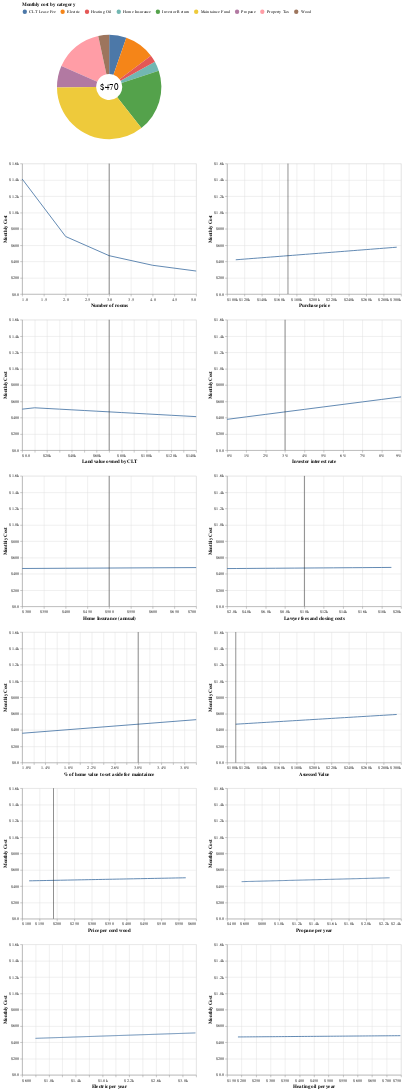

The cell this chart's notebook holds for it:
### Code cell
TAX_RATE = 2.32
ROBBIE_PROPANE = 1135
ROBBIE_ELECTRIC = 1598
ROBBIE_HEATING_OIL = 375

generate_plot(
    lambda property_cost, interest_rate, insurance, lawyer_fees, clt_value, assessed_value, cords_wood, price_per_cord, percent_maintaince, rooms, propane, electric, oil: {
        "Home Insurance": insurance / 12 / rooms,
        "Investor Return": property_cost * interest_rate / 12 / rooms + lawyer_fees * interest_rate / 12 / rooms - clt_value * interest_rate / 12 / rooms,
        "CLT Lease Fee": alt.expr.if_(clt_value <= 0, 0, 75 / rooms),
        "Property Tax": assessed_value * TAX_RATE / 100 / 12 / rooms,
        "Wood": cords_wood *  price_per_cord / 12 / rooms,
        "Propane": propane / 12 / rooms,
        "Electric": electric / 12 / rooms,
        "Heating Oil": oil / 12 / rooms,
        "Maintaince Fund": percent_maintaince * 200 * 1000 / 12 / rooms,
    },
    rooms=Variable("Number of rooms", 1, 6, 1, 3, '#', hidden=False),
    property_cost=Variable("Purchase price", 110 * 1000, 300 * 1000, 5 * 1000, 170 * 1000, '$'),
    clt_value=Variable("Land value owned by CLT", 0, 150 * 1000, 10000, 70 * 1000, '$'),
    interest_rate=Variable("Investor interest rate", 0, 0.10, 0.01, 0.03, '%'),
    insurance=Variable("Home Insurance (annual)", 300, 800, 100, 500, '$', hidden=False),
    lawyer_fees=Variable("Lawyer fees and closing costs", 2000, 20000, 1000, 10000, '$', hidden=False),
    percent_maintaince=Variable("% of home value to set aside for maintaince", 0.01, 0.05, 0.01, 0.03, '%', hidden=False),
    assessed_value=Variable("Assessed Value", 110 * 1000, 300 * 1000, 5 * 1000, 110 * 1000, '$', hidden=False),
    cords_wood=Variable("Cords of wood per year", 2, 4, 1, 3, '#', hidden=True),
    price_per_cord=Variable("Price per cord wood", 120, 580, 10, 190, '$', hidden=False),
    propane=Variable("Propane per year", ROBBIE_PROPANE * 0.5, ROBBIE_PROPANE * 2, 10, ROBBIE_PROPANE, '$'),
    electric=Variable("Electric per year", ROBBIE_ELECTRIC * 0.5, ROBBIE_ELECTRIC * 2, 10, ROBBIE_ELECTRIC, '$'),
    oil=Variable("Heating oil per year", ROBBIE_HEATING_OIL * 0.5, ROBBIE_HEATING_OIL * 2, 10, ROBBIE_HEATING_OIL, '$')
)

### Figure 1 — Vega-Lite specification as saved in the notebook (floating-point values rounded to 4 significant figures)
{"config": {"view": {"continuousWidth": 400, "continuousHeight": 300}}, "vconcat": [{"layer": [{"mark": {"type": "arc", "innerRadius": 30, "outerRadius": 120}, "encoding": {"color": {"field": "category", "legend": {"orient": "top", "title": "Monthly cost by category"}, "type": "nominal"}, "theta": {"field": "cost", "stack": true, "type": "quantitative"}, "tooltip": [{"field": "category", "type": "nominal"}, {"field": "cost", "type": "quantitative"}]}, "transform": [{"calculate": "if((datum.category === 'Maintaince Fund'),((((selector347.percent_maintaince * 200) * 1000) / 12) / selector341.rooms),if((datum.category === 'Heating Oil'),((selector353.oil / 12) / selector341.rooms),if((datum.category === 'Electric'),((selector352.electric / 12) / selector341.rooms),if((datum.category === 'Propane'),((selector351.propane / 12) / selector341.rooms),if((datum.category === 'Wood'),(((3 * selector350.price_per_cord) / 12) / selector341.rooms),if((datum.category === 'Property Tax'),((((selector348.assessed_value * 2.32) / 100) / 12) / selector341.rooms),if((datum.category === 'CLT Lease Fee'),if((selector343.clt_value <= 0),0,(75 / selector341.rooms)),if((datum.category === 'Investor Return'),(((((selector342.property_cost * selector344.interest_rate) / 12) / selector341.rooms) + (((selector346.lawyer_fees * selector344.interest_rate) / 12) / selector341.rooms)) - (((selector343.clt_value * selector344.interest_rate) / 12) / selector341.rooms)),if((datum.category === 'Home Insurance'),((selector345.insurance / 12) / selector341.rooms),null)))))))))", "as": "cost"}]}, {"mark": {"type": "text", "radius": 0, "size": 20}, "encoding": {"text": {"aggregate": "sum", "field": "cost", "format": "$.2s", "type": "quantitative"}}, "transform": [{"calculate": "if((datum.category === 'Maintaince Fund'),((((selector347.percent_maintaince * 200) * 1000) / 12) / selector341.rooms),if((datum.category === 'Heating Oil'),((selector353.oil / 12) / selector341.rooms),if((datum.category === 'Electric'),((selector352.electric / 12) / selector341.rooms),if((datum.category === 'Propane'),((selector351.propane / 12) / selector341.rooms),if((datum.category === 'Wood'),(((3 * selector350.price_per_cord) / 12) / selector341.rooms),if((datum.category === 'Property Tax'),((((selector348.assessed_value * 2.32) / 100) / 12) / selector341.rooms),if((datum.category === 'CLT Lease Fee'),if((selector343.clt_value <= 0),0,(75 / selector341.rooms)),if((datum.category === 'Investor Return'),(((((selector342.property_cost * selector344.interest_rate) / 12) / selector341.rooms) + (((selector346.lawyer_fees * selector344.interest_rate) / 12) / selector341.rooms)) - (((selector343.clt_value * selector344.interest_rate) / 12) / selector341.rooms)),if((datum.category === 'Home Insurance'),((selector345.insurance / 12) / selector341.rooms),null)))))))))", "as": "cost"}]}], "data": {"name": "data-6595fdf6caaa0bb4e826baa5f228a97b"}}, {"concat": [{"layer": [{"mark": "line", "encoding": {"x": {"axis": {"format": "s", "title": "Number of rooms"}, "field": "rooms", "type": "quantitative"}, "y": {"axis": {"format": "$.2s", "title": "Monthly Cost"}, "field": "monthly_cost", "type": "quantitative"}}, "transform": [{"calculate": "(((((((((0 + ((selector345.insurance / 12) / datum.rooms)) + (((((selector342.property_cost * selector344.interest_rate) / 12) / datum.rooms) + (((selector346.lawyer_fees * selector344.interest_rate) / 12) / datum.rooms)) - (((selector343.clt_value * selector344.interest_rate) / 12) / datum.rooms))) + if((selector343.clt_value <= 0),0,(75 / datum.rooms))) + ((((selector348.assessed_value * 2.32) / 100) / 12) / datum.rooms)) + (((3 * selector350.price_per_cord) / 12) / datum.rooms)) + ((selector351.propane / 12) / datum.rooms)) + ((selector352.electric / 12) / datum.rooms)) + ((selector353.oil / 12) / datum.rooms)) + ((((selector347.percent_maintaince * 200) * 1000) / 12) / datum.rooms))", "as": "monthly_cost"}]}, {"mark": "point", "encoding": {"opacity": {"value": 0}, "x": {"field": "rooms", "type": "quantitative"}}, "selection": {"selector341": {"type": "single", "on": "mouseover", "nearest": true, "fields": ["rooms"], "init": {"rooms": 3}}}}, {"mark": "rule", "encoding": {"x": {"field": "rooms", "type": "quantitative"}}, "transform": [{"filter": {"selection": "selector341"}}]}], "data": {"sequence": {"start": 1, "stop": 6, "step": 1, "as": "rooms"}}}, {"layer": [{"mark": "line", "encoding": {"x": {"axis": {"format": "$.2s", "title": "Purchase price"}, "field": "property_cost", "type": "quantitative"}, "y": {"axis": {"format": "$.2s", "title": "Monthly Cost"}, "field": "monthly_cost", "type": "quantitative"}}, "transform": [{"calculate": "(((((((((0 + ((selector345.insurance / 12) / selector341.rooms)) + (((((datum.property_cost * selector344.interest_rate) / 12) / selector341.rooms) + (((selector346.lawyer_fees * selector344.interest_rate) / 12) / selector341.rooms)) - (((selector343.clt_value * selector344.interest_rate) / 12) / selector341.rooms))) + if((selector343.clt_value <= 0),0,(75 / selector341.rooms))) + ((((selector348.assessed_value * 2.32) / 100) / 12) / selector341.rooms)) + (((3 * selector350.price_per_cord) / 12) / selector341.rooms)) + ((selector351.propane / 12) / selector341.rooms)) + ((selector352.electric / 12) / selector341.rooms)) + ((selector353.oil / 12) / selector341.rooms)) + ((((selector347.percent_maintaince * 200) * 1000) / 12) / selector341.rooms))", "as": "monthly_cost"}]}, {"mark": "point", "encoding": {"opacity": {"value": 0}, "x": {"field": "property_cost", "type": "quantitative"}}, "selection": {"selector342": {"type": "single", "on": "mouseover", "nearest": true, "fields": ["property_cost"], "init": {"property_cost": 170000}}}}, {"mark": "rule", "encoding": {"x": {"field": "property_cost", "type": "quantitative"}}, "transform": [{"filter": {"selection": "selector342"}}]}], "data": {"sequence": {"start": 110000, "stop": 300000, "step": 5000, "as": "property_cost"}}}, {"layer": [{"mark": "line", "encoding": {"x": {"axis": {"format": "$.2s", "title": "Land value owned by CLT"}, "field": "clt_value", "type": "quantitative"}, "y": {"axis": {"format": "$.2s", "title": "Monthly Cost"}, "field": "monthly_cost", "type": "quantitative"}}, "transform": [{"calculate": "(((((((((0 + ((selector345.insurance / 12) / selector341.rooms)) + (((((selector342.property_cost * selector344.interest_rate) / 12) / selector341.rooms) + (((selector346.lawyer_fees * selector344.interest_rate) / 12) / selector341.rooms)) - (((datum.clt_value * selector344.interest_rate) / 12) / selector341.rooms))) + if((datum.clt_value <= 0),0,(75 / selector341.rooms))) + ((((selector348.assessed_value * 2.32) / 100) / 12) / selector341.rooms)) + (((3 * selector350.price_per_cord) / 12) / selector341.rooms)) + ((selector351.propane / 12) / selector341.rooms)) + ((selector352.electric / 12) / selector341.rooms)) + ((selector353.oil / 12) / selector341.rooms)) + ((((selector347.percent_maintaince * 200) * 1000) / 12) / selector341.rooms))", "as": "monthly_cost"}]}, {"mark": "point", "encoding": {"opacity": {"value": 0}, "x": {"field": "clt_value", "type": "quantitative"}}, "selection": {"selector343": {"type": "single", "on": "mouseover", "nearest": true, "fields": ["clt_value"], "init": {"clt_value": 70000}}}}, {"mark": "rule", "encoding": {"x": {"field": "clt_value", "type": "quantitative"}}, "transform": [{"filter": {"selection": "selector343"}}]}], "data": {"sequence": {"start": 0, "stop": 150000, "step": 10000, "as": "clt_value"}}}, {"layer": [{"mark": "line", "encoding": {"x": {"axis": {"format": "%", "title": "Investor interest rate"}, "field": "interest_rate", "type": "quantitative"}, "y": {"axis": {"format": "$.2s", "title": "Monthly Cost"}, "field": "monthly_cost", "type": "quantitative"}}, "transform": [{"calculate": "(((((((((0 + ((selector345.insurance / 12) / selector341.rooms)) + (((((selector342.property_cost * datum.interest_rate) / 12) / selector341.rooms) + (((selector346.lawyer_fees * datum.interest_rate) / 12) / selector341.rooms)) - (((selector343.clt_value * datum.interest_rate) / 12) / selector341.rooms))) + if((selector343.clt_value <= 0),0,(75 / selector341.rooms))) + ((((selector348.assessed_value * 2.32) / 100) / 12) / selector341.rooms)) + (((3 * selector350.price_per_cord) / 12) / selector341.rooms)) + ((selector351.propane / 12) / selector341.rooms)) + ((selector352.electric / 12) / selector341.rooms)) + ((selector353.oil / 12) / selector341.rooms)) + ((((selector347.percent_maintaince * 200) * 1000) / 12) / selector341.rooms))", "as": "monthly_cost"}]}, {"mark": "point", "encoding": {"opacity": {"value": 0}, "x": {"field": "interest_rate", "type": "quantitative"}}, "selection": {"selector344": {"type": "single", "on": "mouseover", "nearest": true, "fields": ["interest_rate"], "init": {"interest_rate": 0.03}}}}, {"mark": "rule", "encoding": {"x": {"field": "interest_rate", "type": "quantitative"}}, "transform": [{"filter": {"selection": "selector344"}}]}], "data": {"sequence": {"start": 0, "stop": 0.1, "step": 0.01, "as": "interest_rate"}}}, {"layer": [{"mark": "line", "encoding": {"x": {"axis": {"format": "$.2s", "title": "Home Insurance (annual)"}, "field": "insurance", "type": "quantitative"}, "y": {"axis": {"format": "$.2s", "title": "Monthly Cost"}, "field": "monthly_cost", "type": "quantitative"}}, "transform": [{"calculate": "(((((((((0 + ((datum.insurance / 12) / selector341.rooms)) + (((((selector342.property_cost * selector344.interest_rate) / 12) / selector341.rooms) + (((selector346.lawyer_fees * selector344.interest_rate) / 12) / selector341.rooms)) - (((selector343.clt_value * selector344.interest_rate) / 12) / selector341.rooms))) + if((selector343.clt_value <= 0),0,(75 / selector341.rooms))) + ((((selector348.assessed_value * 2.32) / 100) / 12) / selector341.rooms)) + (((3 * selector350.price_per_cord) / 12) / selector341.rooms)) + ((selector351.propane / 12) / selector341.rooms)) + ((selector352.electric / 12) / selector341.rooms)) + ((selector353.oil / 12) / selector341.rooms)) + ((((selector347.percent_maintaince * 200) * 1000) / 12) / selector341.rooms))", "as": "monthly_cost"}]}, {"mark": "point", "encoding": {"opacity": {"value": 0}, "x": {"field": "insurance", "type": "quantitative"}}, "selection": {"selector345": {"type": "single", "on": "mouseover", "nearest": true, "fields": ["insurance"], "init": {"insurance": 500}}}}, {"mark": "rule", "encoding": {"x": {"field": "insurance", "type": "quantitative"}}, "transform": [{"filter": {"selection": "selector345"}}]}], "data": {"sequence": {"start": 300, "stop": 800, "step": 100, "as": "insurance"}}}, {"layer": [{"mark": "line", "encoding": {"x": {"axis": {"format": "$.2s", "title": "Lawyer fees and closing costs"}, "field": "lawyer_fees", "type": "quantitative"}, "y": {"axis": {"format": "$.2s", "title": "Monthly Cost"}, "field": "monthly_cost", "type": "quantitative"}}, "transform": [{"calculate": "(((((((((0 + ((selector345.insurance / 12) / selector341.rooms)) + (((((selector342.property_cost * selector344.interest_rate) / 12) / selector341.rooms) + (((datum.lawyer_fees * selector344.interest_rate) / 12) / selector341.rooms)) - (((selector343.clt_value * selector344.interest_rate) / 12) / selector341.rooms))) + if((selector343.clt_value <= 0),0,(75 / selector341.rooms))) + ((((selector348.assessed_value * 2.32) / 100) / 12) / selector341.rooms)) + (((3 * selector350.price_per_cord) / 12) / selector341.rooms)) + ((selector351.propane / 12) / selector341.rooms)) + ((selector352.electric / 12) / selector341.rooms)) + ((selector353.oil / 12) / selector341.rooms)) + ((((selector347.percent_maintaince * 200) * 1000) / 12) / selector341.rooms))", "as": "monthly_cost"}]}, {"mark": "point", "encoding": {"opacity": {"value": 0}, "x": {"field": "lawyer_fees", "type": "quantitative"}}, "selection": {"selector346": {"type": "single", "on": "mouseover", "nearest": true, "fields": ["lawyer_fees"], "init": {"lawyer_fees": 10000}}}}, {"mark": "rule", "encoding": {"x": {"field": "lawyer_fees", "type": "quantitative"}}, "transform": [{"filter": {"selection": "selector346"}}]}], "data": {"sequence": {"start": 2000, "stop": 20000, "step": 1000, "as": "lawyer_fees"}}}, {"layer": [{"mark": "line", "encoding": {"x": {"axis": {"format": "%", "title": "% of home value to set aside for maintaince"}, "field": "percent_maintaince", "type": "quantitative"}, "y": {"axis": {"format": "$.2s", "title": "Monthly Cost"}, "field": "monthly_cost", "type": "quantitative"}}, "transform": [{"calculate": "(((((((((0 + ((selector345.insurance / 12) / selector341.rooms)) + (((((selector342.property_cost * selector344.interest_rate) / 12) / selector341.rooms) + (((selector346.lawyer_fees * selector344.interest_rate) / 12) / selector341.rooms)) - (((selector343.clt_value * selector344.interest_rate) / 12) / selector341.rooms))) + if((selector343.clt_value <= 0),0,(75 / selector341.rooms))) + ((((selector348.assessed_value * 2.32) / 100) / 12) / selector341.rooms)) + (((3 * selector350.price_per_cord) / 12) / selector341.rooms)) + ((selector351.propane / 12) / selector341.rooms)) + ((selector352.electric / 12) / selector341.rooms)) + ((selector353.oil / 12) / selector341.rooms)) + ((((datum.percent_maintaince * 200) * 1000) / 12) / selector341.rooms))", "as": "monthly_cost"}]}, {"mark": "point", "encoding": {"opacity": {"value": 0}, "x": {"field": "percent_maintaince", "type": "quantitative"}}, "selection": {"selector347": {"type": "single", "on": "mouseover", "nearest": true, "fields": ["percent_maintaince"], "init": {"percent_maintaince": 0.03}}}}, {"mark": "rule", "encoding": {"x": {"field": "percent_maintaince", "type": "quantitative"}}, "transform": [{"filter": {"selection": "selector347"}}]}], "data": {"sequence": {"start": 0.01, "stop": 0.05, "step": 0.01, "as": "percent_maintaince"}}}, {"layer": [{"mark": "line", "encoding": {"x": {"axis": {"format": "$.2s", "title": "Assessed Value"}, "field": "assessed_value", "type": "quantitative"}, "y": {"axis": {"format": "$.2s", "title": "Monthly Cost"}, "field": "monthly_cost", "type": "quantitative"}}, "transform": [{"calculate": "(((((((((0 + ((selector345.insurance / 12) / selector341.rooms)) + (((((selector342.property_cost * selector344.interest_rate) / 12) / selector341.rooms) + (((selector346.lawyer_fees * selector344.interest_rate) / 12) / selector341.rooms)) - (((selector343.clt_value * selector344.interest_rate) / 12) / selector341.rooms))) + if((selector343.clt_value <= 0),0,(75 / selector341.rooms))) + ((((datum.assessed_value * 2.32) / 100) / 12) / selector341.rooms)) + (((3 * selector350.price_per_cord) / 12) / selector341.rooms)) + ((selector351.propane / 12) / selector341.rooms)) + ((selector352.electric / 12) / selector341.rooms)) + ((selector353.oil / 12) / selector341.rooms)) + ((((selector347.percent_maintaince * 200) * 1000) / 12) / selector341.rooms))", "as": "monthly_cost"}]}, {"mark": "point", "encoding": {"opacity": {"value": 0}, "x": {"field": "assessed_value", "type": "quantitative"}}, "selection": {"selector348": {"type": "single", "on": "mouseover", "nearest": true, "fields": ["assessed_value"], "init": {"assessed_value": 110000}}}}, {"mark": "rule", "encoding": {"x": {"field": "assessed_value", "type": "quantitative"}}, "transform": [{"filter": {"selection": "selector348"}}]}], "data": {"sequence": {"start": 110000, "stop": 300000, "step": 5000, "as": "assessed_value"}}}, {"layer": [{"mark": "line", "encoding": {"x": {"axis": {"format": "$.2s", "title": "Price per cord wood"}, "field": "price_per_cord", "type": "quantitative"}, "y": {"axis": {"format": "$.2s", "title": "Monthly Cost"}, "field": "monthly_cost", "type": "quantitative"}}, "transform": [{"calculate": "(((((((((0 + ((selector345.insurance / 12) / selector341.rooms)) + (((((selector342.property_cost * selector344.interest_rate) / 12) / selector341.rooms) + (((selector346.lawyer_fees * selector344.interest_rate) / 12) / selector341.rooms)) - (((selector343.clt_value * selector344.interest_rate) / 12) / selector341.rooms))) + if((selector343.clt_value <= 0),0,(75 / selector341.rooms))) + ((((selector348.assessed_value * 2.32) / 100) / 12) / selector341.rooms)) + (((3 * datum.price_per_cord) / 12) / selector341.rooms)) + ((selector351.propane / 12) / selector341.rooms)) + ((selector352.electric / 12) / selector341.rooms)) + ((selector353.oil / 12) / selector341.rooms)) + ((((selector347.percent_maintaince * 200) * 1000) / 12) / selector341.rooms))", "as": "monthly_cost"}]}, {"mark": "point", "encoding": {"opacity": {"value": 0}, "x": {"field": "price_per_cord", "type": "quantitative"}}, "selection": {"selector350": {"type": "single", "on": "mouseover", "nearest": true, "fields": ["price_per_cord"], "init": {"price_per_cord": 190}}}}, {"mark": "rule", "encoding": {"x": {"field": "price_per_cord", "type": "quantitative"}}, "transform": [{"filter": {"selection": "selector350"}}]}], "data": {"sequence": {"start": 120, "stop": 580, "step": 10, "as": "price_per_cord"}}}, {"layer": [{"mark": "line", "encoding": {"x": {"axis": {"format": "$.2s", "title": "Propane per year"}, "field": "propane", "type": "quantitative"}, "y": {"axis": {"format": "$.2s", "title": "Monthly Cost"}, "field": "monthly_cost", "type": "quantitative"}}, "transform": [{"calculate": "(((((((((0 + ((selector345.insurance / 12) / selector341.rooms)) + (((((selector342.property_cost * selector344.interest_rate) / 12) / selector341.rooms) + (((selector346.lawyer_fees * selector344.interest_rate) / 12) / selector341.rooms)) - (((selector343.clt_value * selector344.interest_rate) / 12) / selector341.rooms))) + if((selector343.clt_value <= 0),0,(75 / selector341.rooms))) + ((((selector348.assessed_value * 2.32) / 100) / 12) / selector341.rooms)) + (((3 * selector350.price_per_cord) / 12) / selector341.rooms)) + ((datum.propane / 12) / selector341.rooms)) + ((selector352.electric / 12) / selector341.rooms)) + ((selector353.oil / 12) / selector341.rooms)) + ((((selector347.percent_maintaince * 200) * 1000) / 12) / selector341.rooms))", "as": "monthly_cost"}]}, {"mark": "point", "encoding": {"opacity": {"value": 0}, "x": {"field": "propane", "type": "quantitative"}}, "selection": {"selector351": {"type": "single", "on": "mouseover", "nearest": true, "fields": ["propane"], "init": {"propane": 1135}}}}, {"mark": "rule", "encoding": {"x": {"field": "propane", "type": "quantitative"}}, "transform": [{"filter": {"selection": "selector351"}}]}], "data": {"sequence": {"start": 567.5, "stop": 2270, "step": 10, "as": "propane"}}}, {"layer": [{"mark": "line", "encoding": {"x": {"axis": {"format": "$.2s", "title": "Electric per year"}, "field": "electric", "type": "quantitative"}, "y": {"axis": {"format": "$.2s", "title": "Monthly Cost"}, "field": "monthly_cost", "type": "quantitative"}}, "transform": [{"calculate": "(((((((((0 + ((selector345.insurance / 12) / selector341.rooms)) + (((((selector342.property_cost * selector344.interest_rate) / 12) / selector341.rooms) + (((selector346.lawyer_fees * selector344.interest_rate) / 12) / selector341.rooms)) - (((selector343.clt_value * selector344.interest_rate) / 12) / selector341.rooms))) + if((selector343.clt_value <= 0),0,(75 / selector341.rooms))) + ((((selector348.assessed_value * 2.32) / 100) / 12) / selector341.rooms)) + (((3 * selector350.price_per_cord) / 12) / selector341.rooms)) + ((selector351.propane / 12) / selector341.rooms)) + ((datum.electric / 12) / selector341.rooms)) + ((selector353.oil / 12) / selector341.rooms)) + ((((selector347.percent_maintaince * 200) * 1000) / 12) / selector341.rooms))", "as": "monthly_cost"}]}, {"mark": "point", "encoding": {"opacity": {"value": 0}, "x": {"field": "electric", "type": "quantitative"}}, "selection": {"selector352": {"type": "single", "on": "mouseover", "nearest": true, "fields": ["electric"], "init": {"electric": 1598}}}}, {"mark": "rule", "encoding": {"x": {"field": "electric", "type": "quantitative"}}, "transform": [{"filter": {"selection": "selector352"}}]}], "data": {"sequence": {"start": 799.0, "stop": 3196, "step": 10, "as": "electric"}}}, {"layer": [{"mark": "line", "encoding": {"x": {"axis": {"format": "$.2s", "title": "Heating oil per year"}, "field": "oil", "type": "quantitative"}, "y": {"axis": {"format": "$.2s", "title": "Monthly Cost"}, "field": "monthly_cost", "type": "quantitative"}}, "transform": [{"calculate": "(((((((((0 + ((selector345.insurance / 12) / selector341.rooms)) + (((((selector342.property_cost * selector344.interest_rate) / 12) / selector341.rooms) + (((selector346.lawyer_fees * selector344.interest_rate) / 12) / selector341.rooms)) - (((selector343.clt_value * selector344.interest_rate) / 12) / selector341.rooms))) + if((selector343.clt_value <= 0),0,(75 / selector341.rooms))) + ((((selector348.assessed_value * 2.32) / 100) / 12) / selector341.rooms)) + (((3 * selector350.price_per_cord) / 12) / selector341.rooms)) + ((selector351.propane / 12) / selector341.rooms)) + ((selector352.electric / 12) / selector341.rooms)) + ((datum.oil / 12) / selector341.rooms)) + ((((selector347.percent_maintaince * 200) * 1000) / 12) / selector341.rooms))", "as": "monthly_cost"}]}, {"mark": "point", "encoding": {"opacity": {"value": 0}, "x": {"field": "oil", "type": "quantitative"}}, "selection": {"selector353": {"type": "single", "on": "mouseover", "nearest": true, "fields": ["oil"], "init": {"oil": 375}}}}, {"mark": "rule", "encoding": {"x": {"field": "oil", "type": "quantitative"}}, "transform": [{"filter": {"selection": "selector353"}}]}], "data": {"sequence": {"start": 187.5, "stop": 750, "step": 10, "as": "oil"}}}], "columns": 2, "resolve": {"scale": {"y": "shared"}}}], "$schema": "https://vega.github.io/schema/vega-lite/v4.17.0.json", "datasets": {"data-6595fdf6caaa0bb4e826baa5f228a97b": [{"category": "Home Insurance"}, {"category": "Investor Return"}, {"category": "CLT Lease Fee"}, {"category": "Property Tax"}, {"category": "Wood"}, {"category": "Propane"}, {"category": "Electric"}, {"category": "Heating Oil"}, {"category": "Maintaince Fund"}]}}
